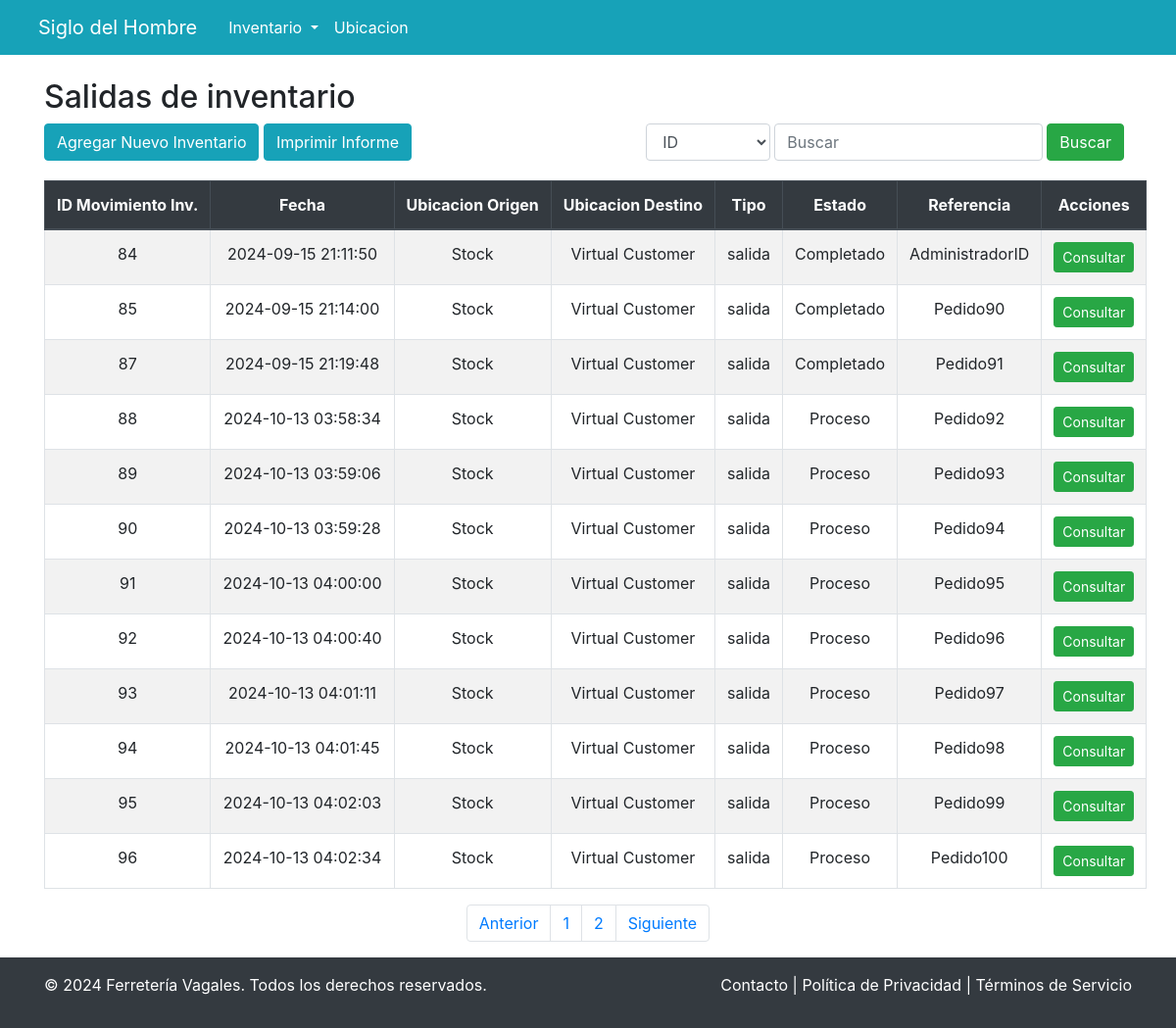
Page /inventario/salida.php on the earlier database version.
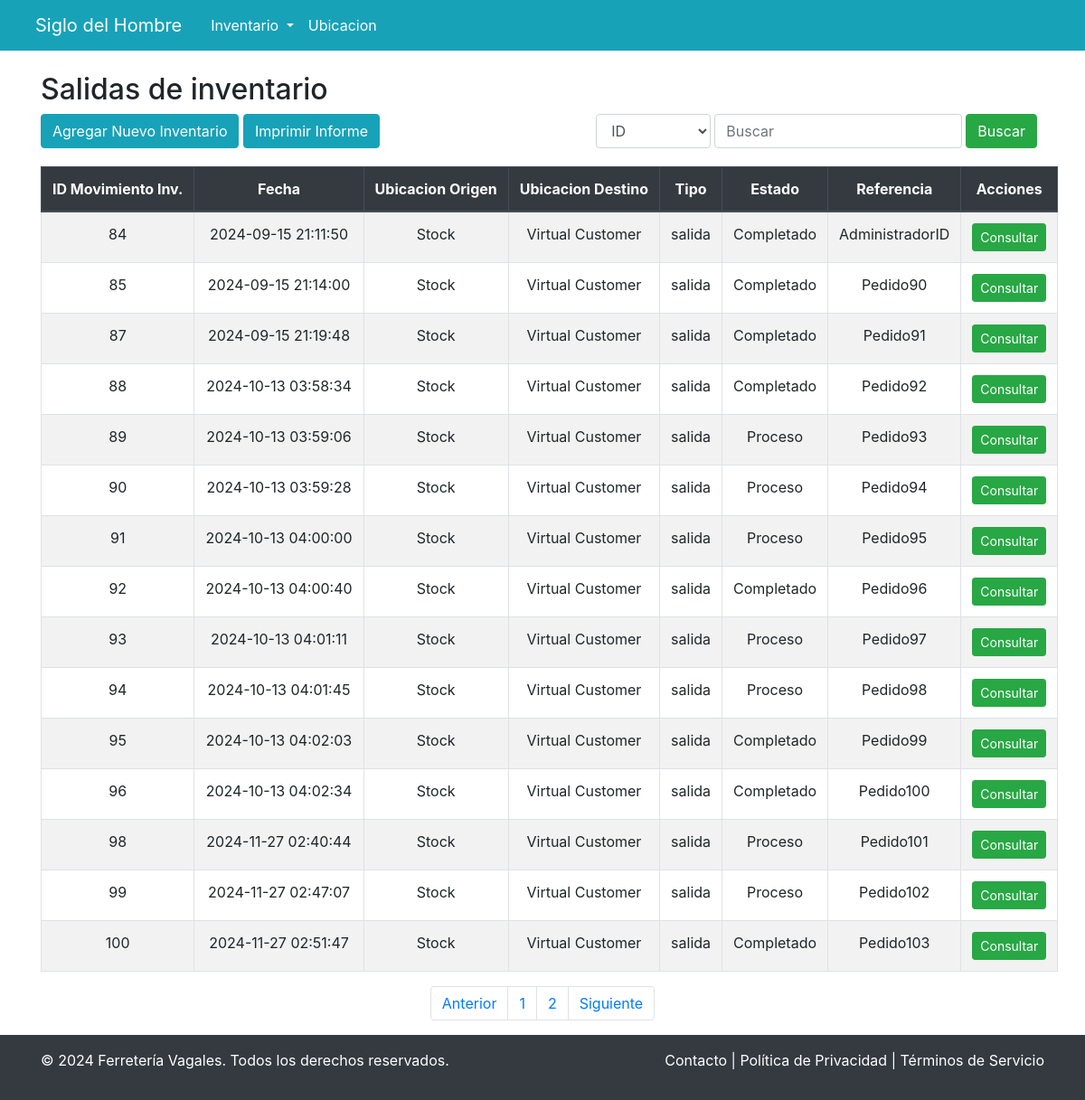
Same page on the later database version.
### tables this page shows
CREATE TABLE `movimiento_inventario` (
  `id_movimiento` int(11) NOT NULL,
  `fecha` varchar(50) NOT NULL,
  `ubicacion_origen` int(11) NOT NULL,
  `ubicacion_destino` int(11) NOT NULL,
  `tipo_movimiento` varchar(50) NOT NULL,
  `estado` varchar(50) NOT NULL,
  `referencia` varchar(50) NOT NULL
);

CREATE TABLE `ubicacion` (
  `id_ubicacion` int(11) NOT NULL,
  `ubicacion` varchar(50) NOT NULL
);

### inventario/salida.php (the view, shortened to what the changed rows need)
<!DOCTYPE html>
<html lang="es">
<head>
    <link rel="stylesheet" href="https://cdn.jsdelivr.net/npm/bootstrap@4.6.2/dist/css/bootstrap.min.css">
</head>
<body>
    <div class="d-flex flex-column min-vh-100">
        <main class="flex-fill">
            <div class="container mt-4">
                <h2>Salidas de inventario</h2>
                <div class="table-container">
                    <?php
                    require('../conexion.php');
                    if (isset($_GET['page'])){
                        $page = (int) $_GET['page'];
                        $page = (int) ($page - 1) * 10;
                        $sql = "SELECT
                        movimiento_inventario.id_movimiento,
                        movimiento_inventario.fecha,
                        ubicacion_destino.ubicacion AS destino,
                        ubicacion_origen.ubicacion AS origen,
                        movimiento_inventario.tipo_movimiento,
                        movimiento_inventario.estado,
                        movimiento_inventario.referencia
                        FROM
                            movimiento_inventario
                        INNER JOIN
                            ubicacion AS ubicacion_destino ON movimiento_inventario.ubicacion_destino = ubicacion_destino.id_ubicacion
                        INNER JOIN
                            ubicacion AS ubicacion_origen ON movimiento_inventario.ubicacion_origen = ubicacion_origen.id_ubicacion
                        WHERE
                            movimiento_inventario.tipo_movimiento = 'salida'
                        ORDER BY id_movimiento
                        DESC
                        LIMIT 10 OFFSET $page";
                    }else {
                    $sql = "SELECT
                        movimiento_inventario.id_movimiento,
                        movimiento_inventario.fecha,
                        ubicacion_destino.ubicacion AS destino,
                        ubicacion_origen.ubicacion AS origen,
                        movimiento_inventario.tipo_movimiento,
                        movimiento_inventario.estado,
                        movimiento_inventario.referencia
                    FROM
                        movimiento_inventario
                    INNER JOIN
                        ubicacion AS ubicacion_destino ON movimiento_inventario.ubicacion_destino = ubicacion_destino.id_ubicacion
                    INNER JOIN
                        ubicacion AS ubicacion_origen ON movimiento_inventario.ubicacion_origen = ubicacion_origen.id_ubicacion
                    WHERE
                    movimiento_inventario.tipo_movimiento = 'salida'";
                    }
                    $result = $mysqli->query($sql);
                    if (!$result) {
                        echo "<div class='alert alert-danger'>Error en la consulta: " . $mysqli->error . "</div>";
                    } else {
                        if ($result->num_rows > 0) {
                            echo '<table class="table table-bordered table-striped table-hover text-center">
                                    <thead class="thead-dark">
                                        <tr>
                                            <th>ID Movimiento Inv.</th>
                                            <th>Fecha</th>
                                            <th>Ubicacion Origen</th>
                                            <th>Ubicacion Destino</th>
                                            <th>Tipo</th>
                                            <th>Estado</th>
                                            <th>Referencia</th>
                                            <th>Acciones</th>
                                        </tr>
                                    </thead>
                                    <tbody>';
                            while ($row = $result->fetch_assoc()) {
                                echo '<tr>
                                        <td>' . htmlspecialchars($row["id_movimiento"]) . '</td>
                                        <td>' . htmlspecialchars($row["fecha"]) . '</td>
                                        <td>' . htmlspecialchars($row["origen"]) . '</td>
                                        <td>' . htmlspecialchars($row["destino"]) . '</td>
                                        <td>' . htmlspecialchars($row["tipo_movimiento"]) . '</td>
                                        <td>' . htmlspecialchars($row["estado"]) . '</td>
                                        <td>' . htmlspecialchars($row["referencia"]) . '</td>
                                        <td>
                                            <a href="consultar.movimiento.php?id_movimiento=' . urlencode($row["id_movimiento"]) . '" class="btn btn-success btn-sm">Consultar</a>
                                        </td>
                                    </tr>';
                            }
                            echo '</tbody></table>';
                        } else {
                            echo "<div class='alert alert-info'>No hay registros de movimientos.</div>";
                        }
                    }
                    ?>
                </div>
            </div>
        </main>
        <nav aria-label="Page navigation example">
            <ul class="pagination justify-content-center">
                <?php
                    $query_total = "SELECT COUNT(id_movimiento) as salidas FROM movimiento_inventario
                                    WHERE movimiento_inventario.tipo_movimiento = 'salida'";
                    $result_total = $mysqli->query($query_total);
                    $total_results = $result_total->fetch_assoc();
                    $total_results = (int) $total_results["salidas"];
                    $pages = ($total_results / 10);
                    $pages = ceil($pages);
                    for ($i = 1; $i <=$pages; $i++){
                        echo '<li class="page-item">
                                <a class="page-link" href="salida.php?page=' . urlencode($i) . '">' . htmlspecialchars($i). '</a>
                              </li>';
                    }
                    ?>
            </ul>
        </nav>
    </div>
</body>
</html>

Differences in the rows shown:
changed movimiento_inventario "Pedido92": estado "Proceso" → "Completado"
changed movimiento_inventario "Pedido96": estado "Proceso" → "Completado"
changed movimiento_inventario "Pedido99": estado "Proceso" → "Completado"
changed movimiento_inventario "Pedido100": estado "Proceso" → "Completado"
added movimiento_inventario: id_movimiento "98", fecha "2024-11-27 02:40:44", ubicacion_origen.ubicacion "Stock", ubicacion_destino.ubicacion "Virtual Customer", tipo_movimiento "salida", estado "Proceso", referencia "Pedido101"
added movimiento_inventario: id_movimiento "99", fecha "2024-11-27 02:47:07", ubicacion_origen.ubicacion "Stock", ubicacion_destino.ubicacion "Virtual Customer", tipo_movimiento "salida", estado "Proceso", referencia "Pedido102"
added movimiento_inventario: id_movimiento "100", fecha "2024-11-27 02:51:47", ubicacion_origen.ubicacion "Stock", ubicacion_destino.ubicacion "Virtual Customer", tipo_movimiento "salida", estado "Completado", referencia "Pedido103"
